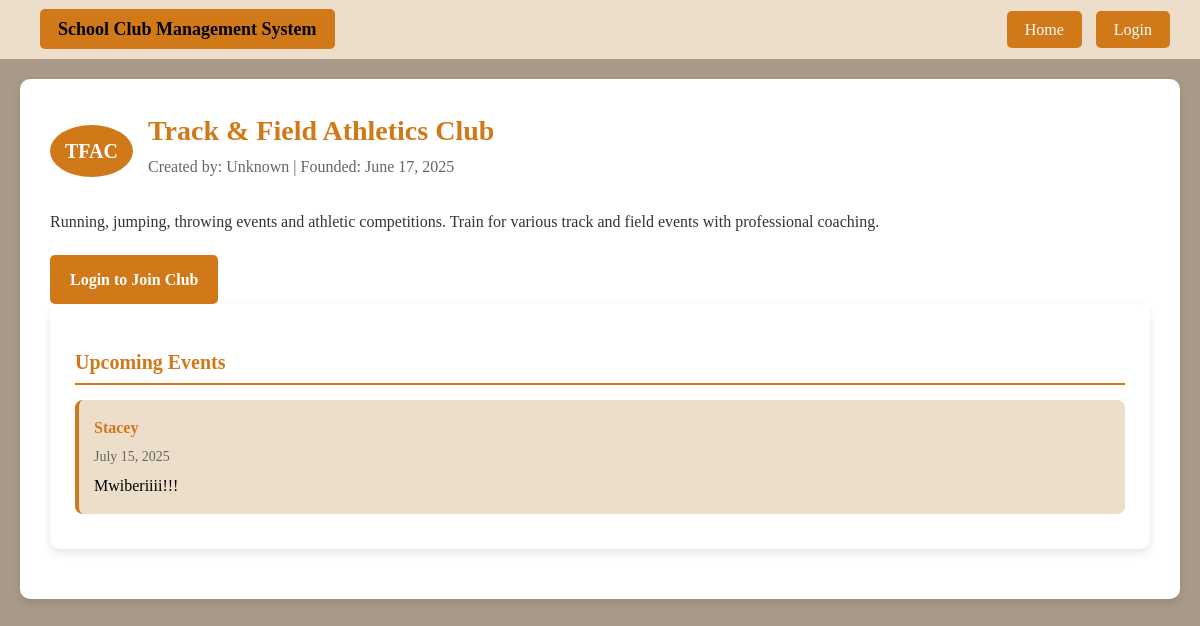
Screenshot of /club_details.php?id=15 with the database file from the repository.
### tables this page shows
CREATE TABLE `clubs` (
  `id` int(11) NOT NULL,
  `patron_id` int(11) NOT NULL,
  `name` varchar(100) NOT NULL,
  `initials` varchar(10) NOT NULL,
  `description` text DEFAULT NULL,
  `created_by` int(11) DEFAULT NULL,
  `created_at` timestamp NOT NULL DEFAULT current_timestamp()
);

CREATE TABLE `events` (
  `id` int(11) NOT NULL,
  `club_id` int(11) NOT NULL,
  `title` varchar(150) NOT NULL,
  `description` text DEFAULT NULL,
  `event_date` date DEFAULT NULL,
  `created_at` timestamp NOT NULL DEFAULT current_timestamp()
);

### club_details.php (the view, shortened to what this page needs)
<?php
$conn = new mysqli("localhost", "root", "", "ics_project");
$club_id = isset($_GET['id']) ? intval($_GET['id']) : 0;
$club_stmt = $conn->prepare("SELECT c.*, u.username as creator_name FROM clubs c LEFT JOIN users u ON c.created_by = u.id WHERE c.id = ?");
$club_stmt->bind_param("i", $club_id);
$club_stmt->execute();
$club_result = $club_stmt->get_result();
$club = $club_result->fetch_assoc();
$events_stmt = $conn->prepare("SELECT * FROM events WHERE club_id = ? ORDER BY event_date DESC");
$events_stmt->bind_param("i", $club_id);
$events_stmt->execute();
$events_result = $events_stmt->get_result();
$is_member = false;
$has_pending_request = false;
?>
<!DOCTYPE html>
<html>
<head>
</head>
<body>
    <div class="navbar">
        <div class="logo">
            <a href="home.php" style="color: black; text-decoration: none;">
                School Club Management System
            </a>
        </div>
        <div>
            <?php if (isset($_SESSION['username'])): ?>
                <span style="color: black; margin-right: 10px;">
                    Welcome, <?php echo htmlspecialchars($_SESSION['username']); ?>!
                </span>
                <a href="home.php">Home</a>
                <a href="student_dashboard.php">Dashboard</a>
                <a href="logout.php">Logout</a>
            <?php else: ?>
                <a href="home.php">Home</a>
                <a href="login.php">Login</a>
            <?php endif; ?>
        </div>
    </div>
    <div class="container">
        <div class="club-header">
            <div class="club-title">
                <div class="club-initials-badge"><?php echo htmlspecialchars($club['initials']); ?></div>
                <div>
                    <h1 class="club-name"><?php echo htmlspecialchars($club['name']); ?></h1>
                    <div class="club-meta">
                        Created by: <?php echo htmlspecialchars($club['creator_name'] ?? 'Unknown'); ?> |
                        Founded: <?php echo date('F j, Y', strtotime($club['created_at'])); ?>
                    </div>
                </div>
            </div>
            <div class="club-description">
                <?php echo htmlspecialchars($club['description']); ?>
            </div>
            <?php if (isset($_SESSION['user_id'])): ?>
    <div class="action-buttons">
        <?php if ($is_member): ?>
            <span class="btn btn-success">✓ You are a member</span>
            <a href="leave_club.php?id=<?php echo $club_id; ?>" class="btn btn-secondary"
               onclick="return confirm('Are you sure you want to leave this club?')">Leave Club</a>
        <?php elseif ($has_pending_request): ?>
            <span class="btn btn-secondary">Request Pending</span>
        <?php else: ?>
            <form method="POST" style="display: inline;">
                <input type="hidden" name="club_id" value="<?php echo $club_id; ?>">
                <button type="submit" name="join_club" class="btn btn-primary">Join Club</button>
            </form>
        <?php endif; ?>
    </div>
<?php else: ?>
    <div class="action-buttons">
        <a href="login.php" class="btn btn-primary">Login to Join Club</a>
    </div>
<?php endif; ?>
        <div class="section">
            <h2 class="section-title">Upcoming Events</h2>
            <?php if ($events_result->num_rows > 0): ?>
                <?php while($event = $events_result->fetch_assoc()): ?>
                    <div class="event-item">
                        <div class="event-title"><?php echo htmlspecialchars($event['title']); ?></div>
                        <div class="event-date">
                            <?php echo $event['event_date'] ? date('F j, Y', strtotime($event['event_date'])) : 'Date TBD'; ?>
                        </div>
                        <div><?php echo htmlspecialchars($event['description']); ?></div>
                    </div>
                <?php endwhile; ?>
            <?php else: ?>
                <div class="no-content">No upcoming events</div>
            <?php endif; ?>
        </div>
    </div>
</body>

### club_details.php (style rules this page uses)
body { font-family: 'Times New Roman', Times, serif; margin: 0; padding: 0; background-color: rgb(169, 153, 136); line-height: 1.6; }
.navbar { background-color: rgb(237, 222, 203); padding: 15px 30px; display: flex; justify-content: space-between; align-items: center; }
.navbar .logo { font-size: 18px; font-weight: bold; color: black; }
.navbar a { background-color: rgb(209, 120, 25); color: #fff; padding: 10px 18px; text-decoration: none; border-radius: 5px; transition: background-color 0.3s ease; margin-left: 10px; }
.container { max-width: 1200px; margin: 0 auto; padding: 20px; }
.club-header { background-color: white; border-radius: 10px; padding: 30px; margin-bottom: 20px; box-shadow: 0 4px 8px rgba(0, 0, 0, 0.1); }
.club-title { display: flex; align-items: center; gap: 15px; margin-bottom: 15px; }
.club-initials-badge { background-color: rgb(209, 120, 25); color: white; padding: 10px 15px; border-radius: 50%; font-weight: bold; font-size: 20px; }
.club-name { font-size: 28px; color: rgb(209, 120, 25); margin: 0; }
.club-meta { color: #666; margin-bottom: 15px; }
.club-description { font-size: 16px; color: #333; }
.action-buttons { margin-top: 20px; display: flex; gap: 10px; }
.btn { padding: 12px 20px; border: none; border-radius: 5px; cursor: pointer; text-decoration: none; display: inline-block; transition: background-color 0.3s ease; font-weight: bold; }
.btn-primary { background-color: rgb(209, 120, 25); color: white; }
.section { background-color: white; border-radius: 10px; padding: 25px; margin-bottom: 20px; box-shadow: 0 4px 8px rgba(0, 0, 0, 0.1); }
.section-title { color: rgb(209, 120, 25); font-size: 20px; margin-bottom: 15px; border-bottom: 2px solid rgb(209, 120, 25); padding-bottom: 5px; }
.event-item, .member-item { background-color: rgb(237, 222, 203); padding: 15px; margin-bottom: 10px; border-radius: 8px; border-left: 4px solid rgb(209, 120, 25); }
.event-title { font-weight: bold; color: rgb(209, 120, 25); margin-bottom: 5px; }
.event-date { color: #666; font-size: 14px; margin-bottom: 5px; }

### rows the page displays
clubs: initials "TFAC", name "Track & Field Athletics Club", created_at "June 17, 2025", description "Running, jumping, throwing events and athletic competitions. Train for various track and field events with professional coaching."
events: title "Stacey", event_date "July 15, 2025", description "Mwiberiiii!!!"

### other values shown
$club['creator_name'] "Unknown"
